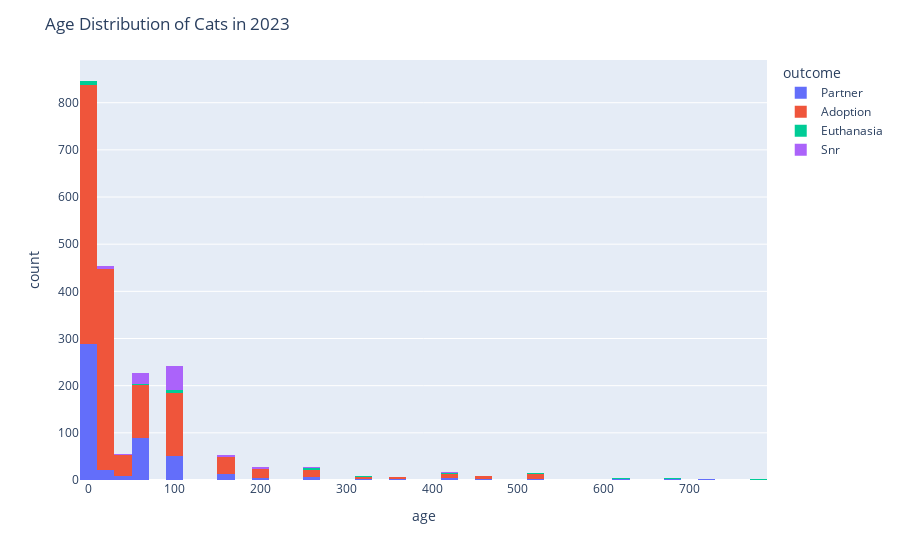

This figure's notebook cell:
### Code cell
# create a seaborn histogram for age
# kittens are weeks 0 to approximately 26 weeks
# junior cats are weeks 26 to 104
# senior cats are weeks 520+ 
fig = px.histogram(df, x="age", color="outcome", nbins=55)

fig.update_layout(title_text='Age Distribution of Cats in 2023')
fig.for_each_trace(lambda t: t.update(name=rev_outcome.get(str(t.name), t.name)))
fig.show()

### Figure 1 — Plotly figure (JSON) as saved in the notebook; plotly's stock layout.template omitted (floating-point values rounded to 4 significant figures; data arrays with more than 128 entries replaced by an {"elided": "..."} marker saying what was removed)
{"data": [{"alignmentgroup": "True", "bingroup": "x", "hovertemplate": "outcome=3<br>age=%{x}<br>count=%{y}<extra></extra>", "legendgroup": "3", "marker": {"color": "#636efa", "pattern": {"shape": ""}}, "name": "Partner", "nbinsx": 55, "offsetgroup": "3", "orientation": "v", "showlegend": true, "type": "histogram", "x": {"elided": "505 float values"}, "xaxis": "x", "yaxis": "y"}, {"alignmentgroup": "True", "bingroup": "x", "hovertemplate": "outcome=1<br>age=%{x}<br>count=%{y}<extra></extra>", "legendgroup": "1", "marker": {"color": "#EF553B", "pattern": {"shape": ""}}, "name": "Adoption", "nbinsx": 55, "offsetgroup": "1", "orientation": "v", "showlegend": true, "type": "histogram", "x": {"elided": "1368 int values"}, "xaxis": "x", "yaxis": "y"}, {"alignmentgroup": "True", "bingroup": "x", "hovertemplate": "outcome=4<br>age=%{x}<br>count=%{y}<extra></extra>", "legendgroup": "4", "marker": {"color": "#00cc96", "pattern": {"shape": ""}}, "name": "Euthanasia", "nbinsx": 55, "offsetgroup": "4", "orientation": "v", "showlegend": true, "type": "histogram", "x": [416, 156, 5, 520, 624, 52, 676, 104, 416, 104, 520, 780, 260, 8, 104, 260, 8, 52, 104, 4, 4, 4, 3, 4, 208, 624, 8, 104, 260, 32, 312, 624, 312, 416], "xaxis": "x", "yaxis": "y"}, {"alignmentgroup": "True", "bingroup": "x", "hovertemplate": "outcome=2<br>age=%{x}<br>count=%{y}<extra></extra>", "legendgroup": "2", "marker": {"color": "#ab63fa", "pattern": {"shape": ""}}, "name": "Snr", "nbinsx": 55, "offsetgroup": "2", "orientation": "v", "showlegend": true, "type": "histogram", "x": [52, 208, 104, 104, 104, 104, 16, 104, 104, 36, 104, 52, 104, 52, 208, 104, 104, 104, 52, 104, 104, 104, 104, 52, 104, 260, 104, 104, 104, 260, 156, 52, 104, 156, 104, 104, 104, 52, 104, 52, 104, 24, 52, 104, 52, 52, 260, 104, 104, 52, 208, 156, 104, 52, 104, 104, 28, 104, 104, 104, 104, 52, 104, 52, 416, 52, 32, 52, 52, 104, 104, 52, 104, 24, 24, 52, 104, 104, 104, 24, 104, 52, 104, 104, 156, 104, 104, 104, 104, 104, 52, 104, 104], "xaxis": "x", "yaxis": "y"}], "layout": {"barmode": "relative", "legend": {"title": {"text": "outcome"}, "tracegroupgap": 0}, "margin": {"t": 60}, "title": {"text": "Age Distribution of Cats in 2023"}, "xaxis": {"anchor": "y", "domain": [0, 1], "title": {"text": "age"}}, "yaxis": {"anchor": "x", "domain": [0, 1], "title": {"text": "count"}}}}
